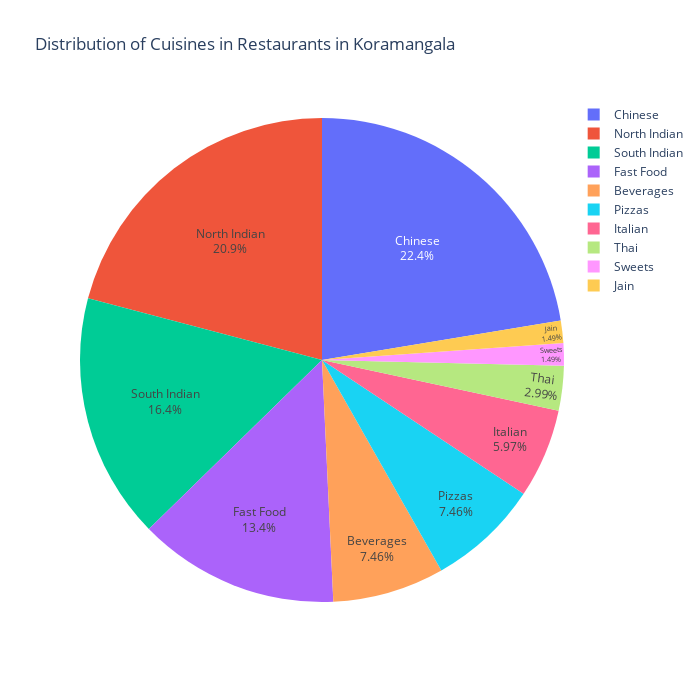

The cell this chart's notebook holds for it:
### Code cell
#Pie chart for top 10 Cuisines in Koramangala
fig=px.pie(data_frame=df_Cuisine_KM,
           names=df_Cuisine_KM['Cuisine'][:10],
           values=df_Cuisine_KM['Count'][:10],
           title='Distribution of Cuisines in Restaurants in Koramangala',
           width=700,height=700)
fig.update_traces(textposition='inside',textinfo='percent+label')
fig.show()

### Figure 1 — Plotly figure (JSON) as saved in the notebook; plotly's stock layout.template omitted (floating-point values rounded to 4 significant figures)
{"data": [{"domain": {"x": [0, 1], "y": [0, 1]}, "hovertemplate": "label=%{label}<br>value=%{value}<extra></extra>", "labels": ["Sweets", "South Indian", "North Indian", "Fast Food", "Beverages", "Jain", "Chinese", "Thai", "Pizzas", "Italian"], "legendgroup": "", "name": "", "showlegend": true, "textinfo": "percent+label", "textposition": "inside", "type": "pie", "values": [1, 11, 14, 9, 5, 1, 15, 2, 5, 4]}], "layout": {"height": 700, "legend": {"tracegroupgap": 0}, "title": {"text": "Distribution of Cuisines in Restaurants in Koramangala"}, "width": 700}}
